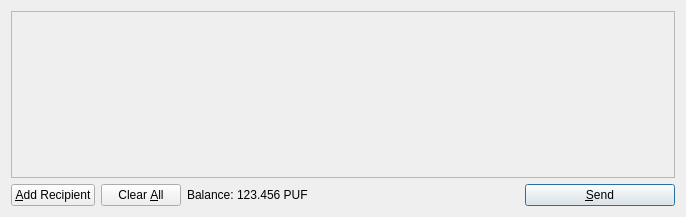
<?xml version="1.0" encoding="UTF-8"?>
<ui version="4.0">
 <class>SendCoinsDialog</class>
 <widget class="QDialog" name="SendCoinsDialog">
  <property name="geometry">
   <rect>
    <x>0</x>
    <y>0</y>
    <width>686</width>
    <height>217</height>
   </rect>
  </property>
  <property name="windowTitle">
   <string>Send Coins</string>
  </property>
  <layout class="QVBoxLayout" name="verticalLayout">
   <item>
    <widget class="QScrollArea" name="scrollArea">
     <property name="widgetResizable">
      <bool>true</bool>
     </property>
     <widget class="QWidget" name="scrollAreaWidgetContents">
      <property name="geometry">
       <rect>
        <x>0</x>
        <y>0</y>
        <width>666</width>
        <height>165</height>
       </rect>
      </property>
      <layout class="QVBoxLayout" name="verticalLayout_2">
       <property name="margin">
        <number>0</number>
       </property>
       <item>
        <layout class="QVBoxLayout" name="entries">
         <property name="spacing">
          <number>6</number>
         </property>
        </layout>
       </item>
       <item>
        <spacer name="verticalSpacer">
         <property name="orientation">
          <enum>Qt::Vertical</enum>
         </property>
         <property name="sizeHint" stdset="0">
          <size>
           <width>20</width>
           <height>40</height>
          </size>
         </property>
        </spacer>
       </item>
      </layout>
     </widget>
    </widget>
   </item>
   <item>
    <layout class="QHBoxLayout" name="horizontalLayout">
     <item>
      <widget class="QPushButton" name="addButton">
       <property name="toolTip">
        <string>Send to multiple recipients at once</string>
       </property>
       <property name="text">
        <string>&amp;Add Recipient</string>
       </property>
       <property name="icon">
        <iconset resource="../bitcoin.qrc">
         <normaloff>:/icons/add</normaloff>:/icons/add</iconset>
       </property>
       <property name="autoDefault">
        <bool>false</bool>
       </property>
      </widget>
     </item>
     <item>
      <widget class="QPushButton" name="clearButton">
       <property name="sizePolicy">
        <sizepolicy hsizetype="Minimum" vsizetype="Fixed">
         <horstretch>0</horstretch>
         <verstretch>0</verstretch>
        </sizepolicy>
       </property>
       <property name="toolTip">
        <string>Remove all transaction fields</string>
       </property>
       <property name="text">
        <string>Clear &amp;All</string>
       </property>
       <property name="icon">
        <iconset resource="../bitcoin.qrc">
         <normaloff>:/icons/remove</normaloff>:/icons/remove</iconset>
       </property>
       <property name="autoRepeatDelay">
        <number>300</number>
       </property>
       <property name="autoDefault">
        <bool>false</bool>
       </property>
      </widget>
     </item>
     <item>
      <layout class="QHBoxLayout" name="horizontalLayout_2">
       <property name="spacing">
        <number>3</number>
       </property>
       <item>
        <widget class="QLabel" name="label">
         <property name="text">
          <string>Balance:</string>
         </property>
        </widget>
       </item>
       <item>
        <widget class="QLabel" name="labelBalance">
         <property name="cursor">
          <cursorShape>IBeamCursor</cursorShape>
         </property>
         <property name="text">
          <string>123.456 PUF</string>
         </property>
         <property name="textInteractionFlags">
          <set>Qt::LinksAccessibleByMouse|Qt::TextSelectableByKeyboard|Qt::TextSelectableByMouse</set>
         </property>
        </widget>
       </item>
      </layout>
     </item>
     <item>
      <spacer name="horizontalSpacer">
       <property name="orientation">
        <enum>Qt::Horizontal</enum>
       </property>
       <property name="sizeHint" stdset="0">
        <size>
         <width>40</width>
         <height>20</height>
        </size>
       </property>
      </spacer>
     </item>
     <item>
      <widget class="QPushButton" name="sendButton">
       <property name="minimumSize">
        <size>
         <width>150</width>
         <height>0</height>
        </size>
       </property>
       <property name="toolTip">
        <string>Confirm the send action</string>
       </property>
       <property name="text">
        <string>&amp;Send</string>
       </property>
       <property name="icon">
        <iconset resource="../bitcoin.qrc">
         <normaloff>:/icons/send</normaloff>:/icons/send</iconset>
       </property>
       <property name="default">
        <bool>true</bool>
       </property>
      </widget>
     </item>
    </layout>
   </item>
  </layout>
 </widget>
 <resources>
  <include location="../bitcoin.qrc"/>
 </resources>
 <connections/>
</ui>
